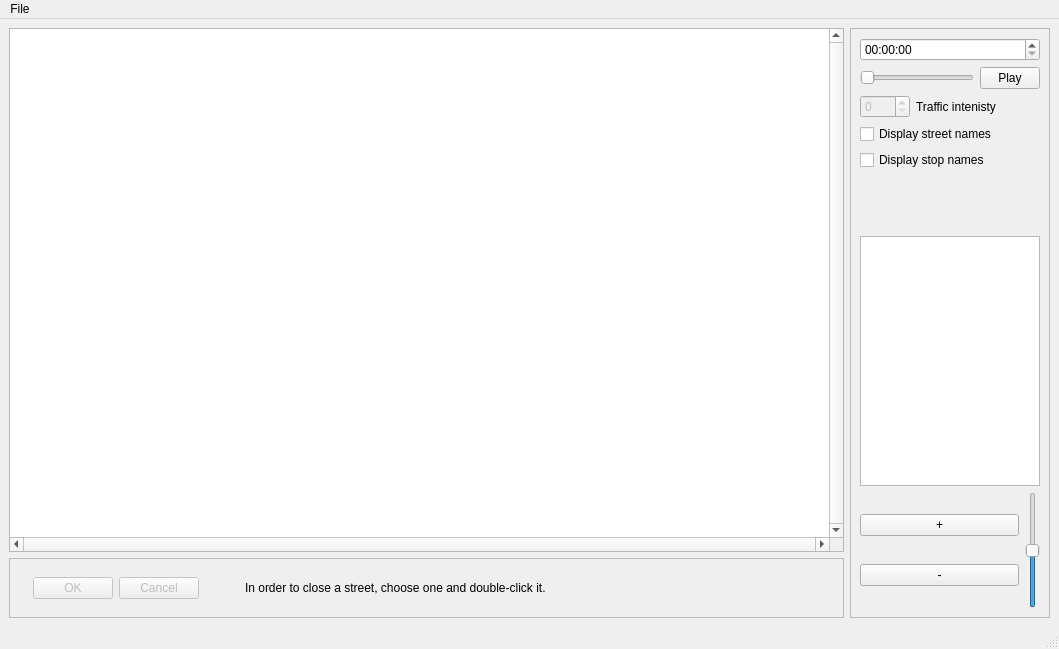
<?xml version="1.0" encoding="UTF-8"?>
<ui version="4.0">
 <class>MainWindow</class>
 <widget class="QMainWindow" name="MainWindow">
  <property name="enabled">
   <bool>true</bool>
  </property>
  <property name="geometry">
   <rect>
    <x>0</x>
    <y>0</y>
    <width>1059</width>
    <height>649</height>
   </rect>
  </property>
  <property name="sizePolicy">
   <sizepolicy hsizetype="Fixed" vsizetype="Preferred">
    <horstretch>0</horstretch>
    <verstretch>0</verstretch>
   </sizepolicy>
  </property>
  <property name="windowTitle">
   <string>MainWindow</string>
  </property>
  <widget class="QWidget" name="centralwidget">
   <layout class="QHBoxLayout" name="horizontalLayout_3">
    <item>
     <layout class="QVBoxLayout" name="verticalLayout_2">
      <item>
       <widget class="QGraphicsView" name="graphicsView">
        <property name="verticalScrollBarPolicy">
         <enum>Qt::ScrollBarAlwaysOn</enum>
        </property>
        <property name="horizontalScrollBarPolicy">
         <enum>Qt::ScrollBarAlwaysOn</enum>
        </property>
        <property name="renderHints">
         <set>QPainter::Antialiasing|QPainter::TextAntialiasing</set>
        </property>
        <property name="viewportUpdateMode">
         <enum>QGraphicsView::SmartViewportUpdate</enum>
        </property>
       </widget>
      </item>
      <item>
       <widget class="QFrame" name="frame_2">
        <property name="frameShape">
         <enum>QFrame::StyledPanel</enum>
        </property>
        <property name="frameShadow">
         <enum>QFrame::Raised</enum>
        </property>
        <layout class="QHBoxLayout" name="horizontalLayout">
         <item>
          <widget class="QDialogButtonBox" name="buttonBoxClose">
           <property name="enabled">
            <bool>false</bool>
           </property>
           <property name="minimumSize">
            <size>
             <width>0</width>
             <height>40</height>
            </size>
           </property>
           <property name="maximumSize">
            <size>
             <width>180</width>
             <height>16777215</height>
            </size>
           </property>
           <property name="standardButtons">
            <set>QDialogButtonBox::Cancel|QDialogButtonBox::Ok</set>
           </property>
          </widget>
         </item>
         <item>
          <spacer name="horizontalSpacer">
           <property name="orientation">
            <enum>Qt::Horizontal</enum>
           </property>
           <property name="sizeType">
            <enum>QSizePolicy::Fixed</enum>
           </property>
           <property name="sizeHint" stdset="0">
            <size>
             <width>40</width>
             <height>20</height>
            </size>
           </property>
          </spacer>
         </item>
         <item>
          <widget class="QLabel" name="labelClose">
           <property name="text">
            <string>In order to close a street, choose one and double-click it.</string>
           </property>
          </widget>
         </item>
        </layout>
       </widget>
      </item>
     </layout>
    </item>
    <item>
     <widget class="QFrame" name="frame">
      <property name="minimumSize">
       <size>
        <width>200</width>
        <height>0</height>
       </size>
      </property>
      <property name="maximumSize">
       <size>
        <width>200</width>
        <height>16777215</height>
       </size>
      </property>
      <property name="frameShape">
       <enum>QFrame::StyledPanel</enum>
      </property>
      <property name="frameShadow">
       <enum>QFrame::Raised</enum>
      </property>
      <layout class="QVBoxLayout" name="verticalLayout">
       <item>
        <widget class="QTimeEdit" name="timeEdit">
         <property name="currentSection">
          <enum>QDateTimeEdit::HourSection</enum>
         </property>
         <property name="displayFormat">
          <string>HH:mm:ss</string>
         </property>
        </widget>
       </item>
       <item>
        <layout class="QHBoxLayout" name="horizontalLayout_4">
         <item>
          <widget class="QSlider" name="sliderSpeed">
           <property name="toolTip">
            <string>Clock speed</string>
           </property>
           <property name="minimum">
            <number>1</number>
           </property>
           <property name="maximum">
            <number>200</number>
           </property>
           <property name="value">
            <number>1</number>
           </property>
           <property name="orientation">
            <enum>Qt::Horizontal</enum>
           </property>
          </widget>
         </item>
         <item>
          <widget class="QPushButton" name="buttonPause">
           <property name="maximumSize">
            <size>
             <width>60</width>
             <height>16777215</height>
            </size>
           </property>
           <property name="text">
            <string>Play</string>
           </property>
          </widget>
         </item>
        </layout>
       </item>
       <item>
        <layout class="QHBoxLayout" name="horizontalLayout_5">
         <item>
          <widget class="QSpinBox" name="spinTraffic">
           <property name="enabled">
            <bool>false</bool>
           </property>
           <property name="maximumSize">
            <size>
             <width>50</width>
             <height>16777215</height>
            </size>
           </property>
           <property name="toolTip">
            <string>Allows to set the traffic situation on the selected street. 0 means no restriction, 10 means no movement at all.</string>
           </property>
           <property name="maximum">
            <number>10</number>
           </property>
          </widget>
         </item>
         <item>
          <widget class="QLabel" name="label">
           <property name="text">
            <string>Traffic intenisty</string>
           </property>
          </widget>
         </item>
        </layout>
       </item>
       <item>
        <widget class="QCheckBox" name="showStreetNames">
         <property name="text">
          <string>Display street names</string>
         </property>
        </widget>
       </item>
       <item>
        <widget class="QCheckBox" name="showStopNames">
         <property name="text">
          <string>Display stop names</string>
         </property>
        </widget>
       </item>
       <item>
        <layout class="QHBoxLayout" name="horizontalLayout_6">
         <item>
          <layout class="QVBoxLayout" name="verticalLayout_2">
           <item>
            <widget class="QLabel" name="lineNumber">
             <property name="text">
              <string/>
             </property>
            </widget>
           </item>
           <item>
            <widget class="QLabel" name="nextStop">
             <property name="text">
              <string/>
             </property>
            </widget>
           </item>
           <item>
            <widget class="QLabel" name="currentDelay">
             <property name="text">
              <string/>
             </property>
            </widget>
           </item>
          </layout>
         </item>
         <item>
          <layout class="QVBoxLayout" name="verticalLayout_4">
           <item>
            <widget class="QLabel" name="lineNumberValue">
             <property name="inputMethodHints">
              <set>Qt::ImhNone</set>
             </property>
             <property name="text">
              <string/>
             </property>
            </widget>
           </item>
           <item>
            <widget class="QLabel" name="nextStopName">
             <property name="text">
              <string/>
             </property>
             <property name="textFormat">
              <enum>Qt::AutoText</enum>
             </property>
            </widget>
           </item>
           <item>
            <widget class="QLabel" name="delayValue">
             <property name="text">
              <string/>
             </property>
            </widget>
           </item>
          </layout>
         </item>
        </layout>
       </item>
       <item>
        <widget class="QGraphicsView" name="itineraryView">
         <property name="minimumSize">
          <size>
           <width>0</width>
           <height>250</height>
          </size>
         </property>
         <property name="verticalScrollBarPolicy">
          <enum>Qt::ScrollBarAlwaysOff</enum>
         </property>
         <property name="horizontalScrollBarPolicy">
          <enum>Qt::ScrollBarAlwaysOff</enum>
         </property>
         <property name="sizeAdjustPolicy">
          <enum>QAbstractScrollArea::AdjustIgnored</enum>
         </property>
        </widget>
       </item>
       <item>
        <layout class="QHBoxLayout" name="horizontalLayout_2">
         <item>
          <layout class="QVBoxLayout" name="verticalLayout_3">
           <property name="rightMargin">
            <number>0</number>
           </property>
           <item>
            <widget class="QPushButton" name="zoomInButton">
             <property name="text">
              <string>+</string>
             </property>
            </widget>
           </item>
           <item>
            <widget class="QPushButton" name="zoomOutButton">
             <property name="text">
              <string>-</string>
             </property>
            </widget>
           </item>
          </layout>
         </item>
         <item>
          <widget class="QSlider" name="zoomSlider">
           <property name="sizePolicy">
            <sizepolicy hsizetype="Fixed" vsizetype="Expanding">
             <horstretch>0</horstretch>
             <verstretch>0</verstretch>
            </sizepolicy>
           </property>
           <property name="minimumSize">
            <size>
             <width>0</width>
             <height>0</height>
            </size>
           </property>
           <property name="maximumSize">
            <size>
             <width>16777215</width>
             <height>16777215</height>
            </size>
           </property>
           <property name="baseSize">
            <size>
             <width>0</width>
             <height>0</height>
            </size>
           </property>
           <property name="mouseTracking">
            <bool>true</bool>
           </property>
           <property name="toolTip">
            <string>Zoom</string>
           </property>
           <property name="layoutDirection">
            <enum>Qt::LeftToRight</enum>
           </property>
           <property name="minimum">
            <number>1</number>
           </property>
           <property name="maximum">
            <number>100</number>
           </property>
           <property name="value">
            <number>50</number>
           </property>
           <property name="tracking">
            <bool>true</bool>
           </property>
           <property name="orientation">
            <enum>Qt::Vertical</enum>
           </property>
           <property name="invertedAppearance">
            <bool>false</bool>
           </property>
          </widget>
         </item>
        </layout>
       </item>
      </layout>
     </widget>
    </item>
   </layout>
  </widget>
  <widget class="QMenuBar" name="menubar">
   <property name="geometry">
    <rect>
     <x>0</x>
     <y>0</y>
     <width>1059</width>
     <height>24</height>
    </rect>
   </property>
   <widget class="QMenu" name="menuFile">
    <property name="title">
     <string>File</string>
    </property>
    <addaction name="actionLoad_map"/>
    <addaction name="actionLoad_stops"/>
    <addaction name="actionLoad_lines"/>
   </widget>
   <addaction name="menuFile"/>
  </widget>
  <widget class="QStatusBar" name="statusbar"/>
  <action name="actionLoad_map">
   <property name="text">
    <string>Load map</string>
   </property>
  </action>
  <action name="actionLoad_stops">
   <property name="text">
    <string>Load stops</string>
   </property>
  </action>
  <action name="actionLoad_lines">
   <property name="text">
    <string>Load lines</string>
   </property>
  </action>
 </widget>
 <resources/>
 <connections/>
</ui>
